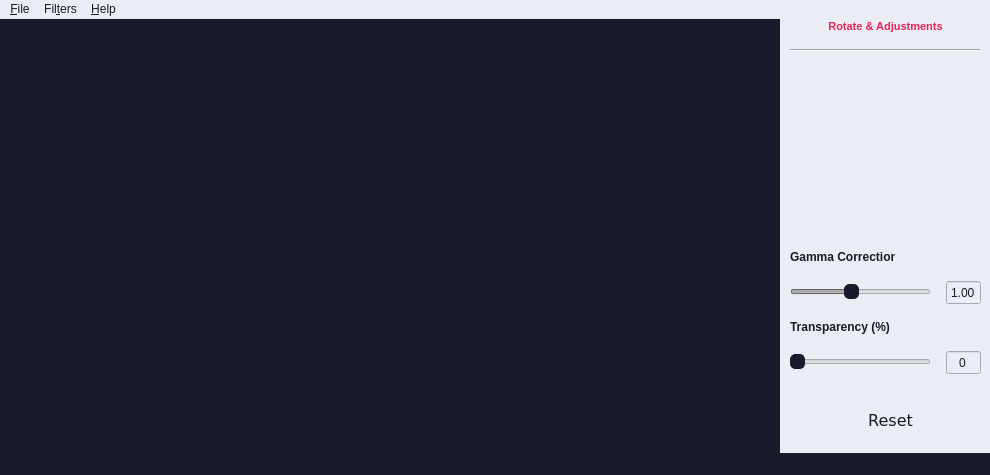
<?xml version="1.0" encoding="UTF-8"?>
<ui version="4.0">
 <class>MainWindow</class>
 <widget class="QMainWindow" name="MainWindow">
  <property name="geometry">
   <rect>
    <x>0</x>
    <y>0</y>
    <width>990</width>
    <height>475</height>
   </rect>
  </property>
  <property name="minimumSize">
   <size>
    <width>990</width>
    <height>475</height>
   </size>
  </property>
  <property name="windowTitle">
   <string>Simple Editor</string>
  </property>
  <property name="windowIcon">
   <iconset>
    <normaloff>resources/window_icon.png</normaloff>resources/window_icon.png</iconset>
  </property>
  <property name="styleSheet">
   <string notr="true">QWidget {
	background-color: rgb(25, 26, 43);
}
QMenuBar{
	background-color: rgb(234, 237, 244);
	color: rgb(25, 26, 43);
}
QMenuBar::item:selected{
	background-color: rgb(231, 34, 88);
	color: rgb(234, 237, 244);
}
QMenu{
	background-color: rgb(231, 34, 88);
	color: rgb(234, 237, 244);
}
QMenu::item:enabled:selected{
	background-color: rgb(234, 237, 244);
	color: rgb(25, 26, 43);
}
QMenu#menuEdge_Enhance, #menuFind_Edge, #menuSmooth, #menuAbout{
	background-color: rgb(234, 237, 244);
	color: rgb(25, 26, 43);
}
QMenu::item:enabled:selected#menuEdge_Enhance{
	background-color: rgb(231, 34, 88);
	color: rgb(234, 237, 244);
}
QMenu::item:enabled:selected#menuFind_Edge{
	background-color: rgb(231, 34, 88);
	color: rgb(234, 237, 244);
}
QMenu::item:enabled:selected#menuSmooth{
	background-color: rgb(231, 34, 88);
	color: rgb(234, 237, 244);
}
QMenu::item:enabled:selected#menuAbout{
	background-color: rgb(231, 34, 88);
	color: rgb(234, 237, 244);
}
QMenu::item:disabled{
	color: gray;
}
QStatusBar{
	color: white;
}
QPushButton{
	color: rgb(25, 26, 43);
	 border-style: none;
}
QPushButton:hover{
	border: 1px solid #191a2b;
	border-radius: 10px;
}
QPushButton:pressed{
	border: 2px solid #e72258;
	border-radius: 10px;
}
QPushButton:hover#btnOpen{
	border-style: none;
}
QPushButton:pressed#Open{
	border-style: none;
}
QSlider::handle:horizontaly{
	background-color:  rgb(25, 26, 43);
	border: 1px solid #191a2b;
	width: 9px;
	margin: -6px 0;
	border-radius: 5px;
}
QSlider::groove:horizontaly#gammaSlider{
	background-color: qlineargradient(spread:pad, x1:1, y1:0, x2:0, y2:0, stop:0 rgba(27, 27, 27, 255), stop:1 rgba(207, 207, 207, 255));
	height: 10px;
	border-radius: 5px;
}
QSlider::groove:horizontaly#transpaSlider{
	height: 10px;
	border-radius: 5px;
}
QSlider::sub-page:horizontaly#transpaSlider{
	background: rgb(231, 34, 88);
	border-radius: 5px;
}
QSlider::add-page:horizontaly#transpaSlider{
	background: rgba(214, 214, 214);
	border-radius: 5px;
}
QSpinBox{
	color: rgb(25, 26, 43);
}
QDoubleSpinBox{
	color: rgb(25, 26, 43);
}</string>
  </property>
  <widget class="QWidget" name="centralwidget">
   <widget class="QWidget" name="verticalWidget" native="true">
    <property name="geometry">
     <rect>
      <x>780</x>
      <y>0</y>
      <width>211</width>
      <height>461</height>
     </rect>
    </property>
    <property name="styleSheet">
     <string notr="true">background-color: rgb(234, 237, 244);</string>
    </property>
    <layout class="QVBoxLayout" name="verticalLayout" stretch="1,1,1,1,0,1,0,1">
     <property name="spacing">
      <number>15</number>
     </property>
     <property name="sizeConstraint">
      <enum>QLayout::SetNoConstraint</enum>
     </property>
     <property name="leftMargin">
      <number>10</number>
     </property>
     <property name="rightMargin">
      <number>10</number>
     </property>
     <property name="bottomMargin">
      <number>30</number>
     </property>
     <item>
      <widget class="QLabel" name="label">
       <property name="maximumSize">
        <size>
         <width>500</width>
         <height>15</height>
        </size>
       </property>
       <property name="font">
        <font>
         <pointsize>8</pointsize>
         <bold>true</bold>
        </font>
       </property>
       <property name="text">
        <string>&lt;html&gt;&lt;head/&gt;&lt;body&gt;&lt;p&gt;&lt;span style=&quot; color:#e72258;&quot;&gt;Rotate &amp;amp; Adjustments&lt;/span&gt;&lt;/p&gt;&lt;/body&gt;&lt;/html&gt;</string>
       </property>
       <property name="alignment">
        <set>Qt::AlignCenter</set>
       </property>
      </widget>
     </item>
     <item>
      <widget class="Line" name="line">
       <property name="minimumSize">
        <size>
         <width>190</width>
         <height>0</height>
        </size>
       </property>
       <property name="maximumSize">
        <size>
         <width>190</width>
         <height>16777215</height>
        </size>
       </property>
       <property name="layoutDirection">
        <enum>Qt::LeftToRight</enum>
       </property>
       <property name="frameShadow">
        <enum>QFrame::Sunken</enum>
       </property>
       <property name="lineWidth">
        <number>1</number>
       </property>
       <property name="midLineWidth">
        <number>0</number>
       </property>
       <property name="orientation">
        <enum>Qt::Horizontal</enum>
       </property>
      </widget>
     </item>
     <item>
      <widget class="QWidget" name="horizontalWidget" native="true">
       <property name="maximumSize">
        <size>
         <width>16777215</width>
         <height>250</height>
        </size>
       </property>
       <layout class="QHBoxLayout" name="horizontalLayout">
        <item>
         <widget class="QPushButton" name="btn_rotate">
          <property name="enabled">
           <bool>false</bool>
          </property>
          <property name="minimumSize">
           <size>
            <width>40</width>
            <height>40</height>
           </size>
          </property>
          <property name="maximumSize">
           <size>
            <width>40</width>
            <height>40</height>
           </size>
          </property>
          <property name="cursor">
           <cursorShape>PointingHandCursor</cursorShape>
          </property>
          <property name="toolTip">
           <string>Rotate 90° Left</string>
          </property>
          <property name="toolTipDuration">
           <number>-1</number>
          </property>
          <property name="text">
           <string/>
          </property>
          <property name="icon">
           <iconset>
            <normaloff>resources/rotate.png</normaloff>resources/rotate.png</iconset>
          </property>
          <property name="iconSize">
           <size>
            <width>40</width>
            <height>40</height>
           </size>
          </property>
         </widget>
        </item>
        <item>
         <widget class="QPushButton" name="btn_flip_h">
          <property name="enabled">
           <bool>false</bool>
          </property>
          <property name="minimumSize">
           <size>
            <width>40</width>
            <height>40</height>
           </size>
          </property>
          <property name="maximumSize">
           <size>
            <width>40</width>
            <height>40</height>
           </size>
          </property>
          <property name="cursor">
           <cursorShape>PointingHandCursor</cursorShape>
          </property>
          <property name="toolTip">
           <string>Flip Horizontaly</string>
          </property>
          <property name="text">
           <string/>
          </property>
          <property name="icon">
           <iconset>
            <normaloff>resources/flip_h.png</normaloff>resources/flip_h.png</iconset>
          </property>
          <property name="iconSize">
           <size>
            <width>40</width>
            <height>40</height>
           </size>
          </property>
         </widget>
        </item>
        <item>
         <widget class="QPushButton" name="btn_flip_v">
          <property name="enabled">
           <bool>false</bool>
          </property>
          <property name="minimumSize">
           <size>
            <width>40</width>
            <height>40</height>
           </size>
          </property>
          <property name="maximumSize">
           <size>
            <width>40</width>
            <height>40</height>
           </size>
          </property>
          <property name="cursor">
           <cursorShape>PointingHandCursor</cursorShape>
          </property>
          <property name="toolTip">
           <string>Flip Verticaly</string>
          </property>
          <property name="text">
           <string/>
          </property>
          <property name="icon">
           <iconset>
            <normaloff>resources/flip_v.png</normaloff>resources/flip_v.png</iconset>
          </property>
          <property name="iconSize">
           <size>
            <width>40</width>
            <height>40</height>
           </size>
          </property>
         </widget>
        </item>
       </layout>
      </widget>
     </item>
     <item>
      <widget class="QLabel" name="label_2">
       <property name="maximumSize">
        <size>
         <width>105</width>
         <height>15</height>
        </size>
       </property>
       <property name="font">
        <font>
         <bold>true</bold>
        </font>
       </property>
       <property name="text">
        <string>&lt;html&gt;&lt;head/&gt;&lt;body&gt;&lt;p&gt;&lt;span style=&quot; color:#191a2b;&quot;&gt;Gamma Correction&lt;/span&gt;&lt;/p&gt;&lt;/body&gt;&lt;/html&gt;</string>
       </property>
      </widget>
     </item>
     <item>
      <layout class="QHBoxLayout" name="horizontalLayout_2">
       <item>
        <widget class="QSlider" name="gamma_slider">
         <property name="enabled">
          <bool>false</bool>
         </property>
         <property name="minimumSize">
          <size>
           <width>140</width>
           <height>22</height>
          </size>
         </property>
         <property name="maximumSize">
          <size>
           <width>191</width>
           <height>22</height>
          </size>
         </property>
         <property name="minimum">
          <number>25</number>
         </property>
         <property name="maximum">
          <number>200</number>
         </property>
         <property name="value">
          <number>100</number>
         </property>
         <property name="sliderPosition">
          <number>100</number>
         </property>
         <property name="orientation">
          <enum>Qt::Horizontal</enum>
         </property>
        </widget>
       </item>
       <item>
        <widget class="QDoubleSpinBox" name="gamma_spin">
         <property name="enabled">
          <bool>false</bool>
         </property>
         <property name="minimumSize">
          <size>
           <width>35</width>
           <height>25</height>
          </size>
         </property>
         <property name="alignment">
          <set>Qt::AlignCenter</set>
         </property>
         <property name="readOnly">
          <bool>true</bool>
         </property>
         <property name="buttonSymbols">
          <enum>QAbstractSpinBox::NoButtons</enum>
         </property>
         <property name="decimals">
          <number>2</number>
         </property>
         <property name="maximum">
          <double>2.000000000000000</double>
         </property>
         <property name="value">
          <double>1.000000000000000</double>
         </property>
        </widget>
       </item>
      </layout>
     </item>
     <item>
      <widget class="QLabel" name="label_3">
       <property name="maximumSize">
        <size>
         <width>105</width>
         <height>15</height>
        </size>
       </property>
       <property name="font">
        <font>
         <bold>true</bold>
        </font>
       </property>
       <property name="text">
        <string>&lt;html&gt;&lt;head/&gt;&lt;body&gt;&lt;p&gt;&lt;span style=&quot; color:#191a2b;&quot;&gt;Transparency (%)&lt;/span&gt;&lt;/p&gt;&lt;/body&gt;&lt;/html&gt;</string>
       </property>
      </widget>
     </item>
     <item>
      <layout class="QHBoxLayout" name="horizontalLayout_3">
       <item>
        <widget class="QSlider" name="transpa_slider">
         <property name="enabled">
          <bool>false</bool>
         </property>
         <property name="minimumSize">
          <size>
           <width>140</width>
           <height>22</height>
          </size>
         </property>
         <property name="maximumSize">
          <size>
           <width>191</width>
           <height>22</height>
          </size>
         </property>
         <property name="toolTip">
          <string/>
         </property>
         <property name="minimum">
          <number>0</number>
         </property>
         <property name="maximum">
          <number>100</number>
         </property>
         <property name="value">
          <number>0</number>
         </property>
         <property name="sliderPosition">
          <number>0</number>
         </property>
         <property name="orientation">
          <enum>Qt::Horizontal</enum>
         </property>
         <property name="invertedAppearance">
          <bool>false</bool>
         </property>
         <property name="invertedControls">
          <bool>true</bool>
         </property>
        </widget>
       </item>
       <item>
        <widget class="QSpinBox" name="transpa_spin">
         <property name="enabled">
          <bool>false</bool>
         </property>
         <property name="minimumSize">
          <size>
           <width>35</width>
           <height>25</height>
          </size>
         </property>
         <property name="alignment">
          <set>Qt::AlignCenter</set>
         </property>
         <property name="readOnly">
          <bool>true</bool>
         </property>
         <property name="buttonSymbols">
          <enum>QAbstractSpinBox::NoButtons</enum>
         </property>
         <property name="maximum">
          <number>100</number>
         </property>
         <property name="value">
          <number>0</number>
         </property>
        </widget>
       </item>
      </layout>
     </item>
     <item>
      <widget class="QPushButton" name="btn_reset">
       <property name="enabled">
        <bool>false</bool>
       </property>
       <property name="maximumSize">
        <size>
         <width>191</width>
         <height>60</height>
        </size>
       </property>
       <property name="font">
        <font>
         <family>Verdana</family>
         <pointsize>12</pointsize>
         <bold>false</bold>
         <stylestrategy>PreferAntialias</stylestrategy>
        </font>
       </property>
       <property name="cursor">
        <cursorShape>PointingHandCursor</cursorShape>
       </property>
       <property name="toolTip">
        <string>Revert You Image to the Original</string>
       </property>
       <property name="text">
        <string>  Reset</string>
       </property>
       <property name="icon">
        <iconset>
         <normaloff>resources/reset.png</normaloff>resources/reset.png</iconset>
       </property>
       <property name="iconSize">
        <size>
         <width>40</width>
         <height>40</height>
        </size>
       </property>
       <property name="checked">
        <bool>false</bool>
       </property>
      </widget>
     </item>
    </layout>
   </widget>
   <widget class="QPushButton" name="btn_open">
    <property name="geometry">
     <rect>
      <x>210</x>
      <y>60</y>
      <width>331</width>
      <height>311</height>
     </rect>
    </property>
    <property name="minimumSize">
     <size>
      <width>331</width>
      <height>311</height>
     </size>
    </property>
    <property name="cursor">
     <cursorShape>PointingHandCursor</cursorShape>
    </property>
    <property name="toolTip">
     <string>Open an Image...</string>
    </property>
    <property name="text">
     <string/>
    </property>
    <property name="icon">
     <iconset>
      <normaloff>resources/open_image_icon.png</normaloff>resources/open_image_icon.png</iconset>
    </property>
    <property name="iconSize">
     <size>
      <width>331</width>
      <height>311</height>
     </size>
    </property>
   </widget>
   <widget class="QLabel" name="image_label">
    <property name="geometry">
     <rect>
      <x>10</x>
      <y>10</y>
      <width>761</width>
      <height>421</height>
     </rect>
    </property>
    <property name="maximumSize">
     <size>
      <width>761</width>
      <height>421</height>
     </size>
    </property>
    <property name="layoutDirection">
     <enum>Qt::LeftToRight</enum>
    </property>
    <property name="text">
     <string/>
    </property>
    <property name="scaledContents">
     <bool>true</bool>
    </property>
    <property name="alignment">
     <set>Qt::AlignCenter</set>
    </property>
   </widget>
   <zorder>image_label</zorder>
   <zorder>verticalWidget</zorder>
   <zorder>btn_open</zorder>
  </widget>
  <widget class="QMenuBar" name="menubar">
   <property name="geometry">
    <rect>
     <x>0</x>
     <y>0</y>
     <width>990</width>
     <height>22</height>
    </rect>
   </property>
   <widget class="QMenu" name="menu_file">
    <property name="title">
     <string>&amp;File</string>
    </property>
    <addaction name="action_open"/>
    <addaction name="action_save"/>
    <addaction name="action_save_as"/>
    <addaction name="separator"/>
    <addaction name="action_exit"/>
   </widget>
   <widget class="QMenu" name="menu_filters">
    <property name="title">
     <string>Fil&amp;ters</string>
    </property>
    <widget class="QMenu" name="menu_edge_enhance">
     <property name="title">
      <string>Edge Enhance</string>
     </property>
     <addaction name="action_e_e_normal"/>
     <addaction name="action_e_e_more"/>
    </widget>
    <widget class="QMenu" name="menu_smooth">
     <property name="title">
      <string>Smooth</string>
     </property>
     <addaction name="action_s_normal"/>
     <addaction name="action_s_more"/>
    </widget>
    <widget class="QMenu" name="menu_find_edge">
     <property name="title">
      <string>Find Edge</string>
     </property>
     <addaction name="action_f_e_weak_detection"/>
     <addaction name="action_f_e_medium_detection"/>
     <addaction name="action_f_e_strong_detection"/>
    </widget>
    <addaction name="action_black_and_white"/>
    <addaction name="action_gray_scale"/>
    <addaction name="action_negative"/>
    <addaction name="separator"/>
    <addaction name="action_blur"/>
    <addaction name="action_countor"/>
    <addaction name="action_detail"/>
    <addaction name="menu_edge_enhance"/>
    <addaction name="action_emboss"/>
    <addaction name="menu_find_edge"/>
    <addaction name="action_sharpen"/>
    <addaction name="menu_smooth"/>
    <addaction name="separator"/>
    <addaction name="action_red_scale"/>
    <addaction name="action_green_scale"/>
    <addaction name="action_blue_scale"/>
    <addaction name="separator"/>
    <addaction name="action_logarithmic"/>
   </widget>
   <widget class="QMenu" name="menu_help">
    <property name="title">
     <string>&amp;Help</string>
    </property>
    <widget class="QMenu" name="menu_about">
     <property name="title">
      <string>&amp;About</string>
     </property>
     <addaction name="action_about_app"/>
     <addaction name="action_about_img"/>
    </widget>
    <addaction name="menu_about"/>
   </widget>
   <addaction name="menu_file"/>
   <addaction name="menu_filters"/>
   <addaction name="menu_help"/>
  </widget>
  <widget class="QStatusBar" name="status_bar"/>
  <action name="action_open">
   <property name="text">
    <string>&amp;Open...</string>
   </property>
   <property name="shortcut">
    <string>Ctrl+O</string>
   </property>
  </action>
  <action name="action_save_as">
   <property name="enabled">
    <bool>false</bool>
   </property>
   <property name="text">
    <string>Save As...</string>
   </property>
   <property name="shortcut">
    <string>Ctrl+Alt+S</string>
   </property>
  </action>
  <action name="action_exit">
   <property name="text">
    <string>E&amp;xit</string>
   </property>
  </action>
  <action name="actionHide_Text">
   <property name="enabled">
    <bool>false</bool>
   </property>
   <property name="text">
    <string>Hide Text With SHA256</string>
   </property>
  </action>
  <action name="actionIdentify_Secret_Text">
   <property name="enabled">
    <bool>false</bool>
   </property>
   <property name="text">
    <string>Identify Secret Text</string>
   </property>
  </action>
  <action name="action_black_and_white">
   <property name="enabled">
    <bool>false</bool>
   </property>
   <property name="text">
    <string>Black and White</string>
   </property>
  </action>
  <action name="action_gray_scale">
   <property name="enabled">
    <bool>false</bool>
   </property>
   <property name="text">
    <string>Gray Scale</string>
   </property>
  </action>
  <action name="action_blur">
   <property name="enabled">
    <bool>false</bool>
   </property>
   <property name="text">
    <string>Blur</string>
   </property>
  </action>
  <action name="action_countor">
   <property name="enabled">
    <bool>false</bool>
   </property>
   <property name="text">
    <string>Countor</string>
   </property>
  </action>
  <action name="action_detail">
   <property name="enabled">
    <bool>false</bool>
   </property>
   <property name="text">
    <string>Detail</string>
   </property>
  </action>
  <action name="action_e_e_normal">
   <property name="enabled">
    <bool>false</bool>
   </property>
   <property name="text">
    <string>Normal</string>
   </property>
  </action>
  <action name="action_e_e_more">
   <property name="enabled">
    <bool>false</bool>
   </property>
   <property name="text">
    <string>More</string>
   </property>
  </action>
  <action name="action_emboss">
   <property name="enabled">
    <bool>false</bool>
   </property>
   <property name="text">
    <string>Emboss</string>
   </property>
  </action>
  <action name="action_negative">
   <property name="enabled">
    <bool>false</bool>
   </property>
   <property name="text">
    <string>Negative</string>
   </property>
  </action>
  <action name="action_sharpen">
   <property name="enabled">
    <bool>false</bool>
   </property>
   <property name="text">
    <string>Sharpen</string>
   </property>
  </action>
  <action name="action_s_normal">
   <property name="enabled">
    <bool>false</bool>
   </property>
   <property name="text">
    <string>Normal</string>
   </property>
  </action>
  <action name="action_s_more">
   <property name="enabled">
    <bool>false</bool>
   </property>
   <property name="text">
    <string>More</string>
   </property>
  </action>
  <action name="action_f_e_weak_detection">
   <property name="enabled">
    <bool>false</bool>
   </property>
   <property name="text">
    <string>Weak Detection</string>
   </property>
  </action>
  <action name="action_f_e_medium_detection">
   <property name="enabled">
    <bool>false</bool>
   </property>
   <property name="text">
    <string>Medium Detection</string>
   </property>
  </action>
  <action name="action_f_e_strong_detection">
   <property name="enabled">
    <bool>false</bool>
   </property>
   <property name="text">
    <string>Strong Detection</string>
   </property>
  </action>
  <action name="actionAbout_Image">
   <property name="text">
    <string>About Image</string>
   </property>
  </action>
  <action name="action_about_app">
   <property name="enabled">
    <bool>true</bool>
   </property>
   <property name="text">
    <string>App</string>
   </property>
  </action>
  <action name="action_about_img">
   <property name="enabled">
    <bool>false</bool>
   </property>
   <property name="text">
    <string>Image</string>
   </property>
  </action>
  <action name="action_save">
   <property name="enabled">
    <bool>false</bool>
   </property>
   <property name="text">
    <string>Save</string>
   </property>
   <property name="shortcut">
    <string>Ctrl+S</string>
   </property>
  </action>
  <action name="action_red_scale">
   <property name="enabled">
    <bool>false</bool>
   </property>
   <property name="text">
    <string>Red Scale</string>
   </property>
  </action>
  <action name="action_green_scale">
   <property name="enabled">
    <bool>false</bool>
   </property>
   <property name="text">
    <string>Green Scale</string>
   </property>
  </action>
  <action name="action_blue_scale">
   <property name="enabled">
    <bool>false</bool>
   </property>
   <property name="text">
    <string>Blue Scale</string>
   </property>
  </action>
  <action name="action_logarithmic">
   <property name="enabled">
    <bool>false</bool>
   </property>
   <property name="text">
    <string>Logarithmic</string>
   </property>
  </action>
 </widget>
 <resources/>
 <connections/>
</ui>
